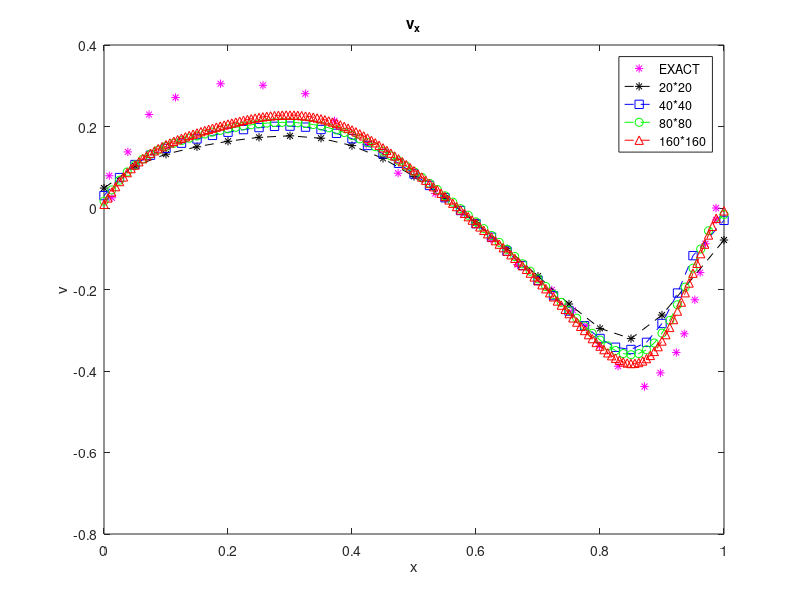

Write MATLAB code to recreate this figure.
u = [
-0.304183
-0.277567
-0.269962
-0.239544
-0.21673
-0.18251
-0.152091
-0.106464
-0.095057
-0.0494297
-0.00380228
-0.00380228
0.0418251
0.110266
0.155894
0.231939
0.323194
0.403042
0.490494
0.56654
0.676806
0.752852
0.855513
0.912548];

y = [
0.293344
0.376442
0.19805
0.447139
0.152628
0.505467
0.098954
0.58877
0.0576969
0.63465
0.0041336
0.69293
0.751211
0.776391
0.809775
0.834987
0.868561
0.893789
0.923197
0.94011
0.961315
0.965779
0.982803
0.995488];

x = [0.00854701
0.0128205
0.0384615
0.0726496
0.115385
0.188034
0.25641
0.324786
0.371795
0.423077
0.474359
0.534188
0.581197
0.623932
0.666667
0.722222
0.75641
0.777778
0.799145
0.82906
0.871795
0.897436
0.923077
0.935897
0.952991
0.961538
0.970085
0.987179
0.987179];

v = [0.0792023
0.0250534
0.13766
0.229469
0.271314
0.30495
0.301068
0.28052
0.214049
0.155929
0.0853098
0.0355591
-0.014245
-0.076567
-0.138889
-0.201157
-0.251015
-0.288426
-0.338337
-0.388212
-0.438034
-0.404594
-0.354487
-0.3086
-0.225196
-0.158494
-0.0876246
-0.0292201
-5.34188e-05];

%for 20*20 grid :

u_exact_20 = [-0.10338];
v_exact_20 = [0.19713];

x_20 = [ 0    0.0500    0.1000    0.1500    0.2000    0.2500    0.3000    0.3500    0.4000    0.4500    0.5000...
    0.5500    0.6000    0.6500    0.7000    0.7500    0.8000    0.8500    0.9000    1.0000];
y_20 = [ 0    0.0500    0.1000    0.1500    0.2000    0.2500    0.3000    0.3500    0.4000    0.4500    0.5000...
    0.5500    0.6000    0.6500    0.7000    0.7500    0.8000    0.8500    0.9000    1.0000 ];


u_20=  [   -0.0237   -0.0593   -0.0906   -0.1217   -0.1534   -0.1823   -0.2023   -0.2070   -0.1930   -0.1611   -0.1157...
   -0.0629   -0.0084    0.0432    0.0891    0.1276    0.1592    0.1966    0.3078    0.9579];
   
v_20 =[  
    0.0489
    0.1028
    0.1322
    0.1503
    0.1638
    0.1735
    0.1771
    0.1712
    0.1531
    0.1216
    0.0776
    0.0240
   -0.0361
   -0.0999
   -0.1672
   -0.2356
   -0.2954
   -0.3205
   -0.2627
   -0.0786];

 Error_u20 = abs(u_exact_20 -u_20(10))
 Error_v20 = abs(v_exact_20 -v_20(10))
 

%for 40*40 grid :
u_exact_40 = [-0.2107];
v_exact_40 = [0.27479];
x_40 = [ 0    0.0250    0.0500    0.0750    0.1000    0.1250    0.1500    0.1750    0.2000    0.2250    0.2500...
    0.2750    0.3000    0.3250    0.3500    0.3750    0.4000    0.4250    0.4500    0.4750    0.5000    0.5250...
    0.5500    0.5750    0.6000    0.6250    0.6500    0.6750    0.7000    0.7250    0.7500    0.7750    0.8000...
    0.8250    0.8500    0.8750    0.9000    0.9250    0.9500    1.0000];
y_40 = [ 0    0.0250    0.0500    0.0750    0.1000    0.1250    0.1500    0.1750    0.2000    0.2250    0.2500...
     0.2750    0.3000    0.3250    0.3500    0.3750    0.4000    0.4250    0.4500    0.4750    0.5000    0.5250...
    0.5500    0.5750    0.6000    0.6250    0.6500    0.6750    0.7000    0.7250    0.7500    0.7750    0.8000...
    0.8250    0.8500    0.8750    0.9000    0.9250    0.9500    1.0000];
u_40 = [-0.0126   -0.0338   -0.0528   -0.0707   -0.0884   -0.1065   -0.1252   -0.1447   -0.1644   -0.1837   -0.2015...
   -0.2166   -0.2281   -0.2349   -0.2363   -0.2320   -0.2221   -0.2068   -0.1870   -0.1636   -0.1374   -0.1093...
   -0.0802   -0.0506   -0.0211    0.0080    0.0361    0.0629    0.0883    0.1120    0.1339    0.1541    0.1727...
    0.1908    0.2113    0.2408    0.2932    0.3927    0.5703    0.9432];
v_40 = [  
    0.0304
    0.0746
    0.1067
    0.1296
    0.1463
    0.1590
    0.1694
    0.1782
    0.1859
    0.1924
    0.1974
    0.2004
    0.2009
    0.1984
    0.1926
    0.1832
    0.1701
    0.1534
    0.1331
    0.1097
    0.0836
    0.0553
    0.0252
   -0.0062
   -0.0385
   -0.0717
   -0.1058
   -0.1411
   -0.1776
   -0.2151
   -0.2528
   -0.2889
   -0.3202
   -0.3417
   -0.3472
   -0.3297
   -0.2834
   -0.2087
   -0.1169
   -0.0303];
Error_u40 = abs(u_exact_40 -u_40(20))
Error_v40 = abs(v_exact_40 -v_40(20))

%for 80*80 grid :
u_exact_80 = [-0.3060];
v_exact_80 = [0.2356];
x_80 = [ 0    0.0125    0.0250    0.0375    0.0500    0.0625    0.0750    0.0875    0.1000    0.1125    0.1250...
    0.1375    0.1500    0.1625    0.1750    0.1875    0.2000    0.2125    0.2250    0.2375    0.2500    0.2625...
    0.2750    0.2875    0.3000    0.3125    0.3250    0.3375    0.3500    0.3625    0.3750    0.3875    0.4000...
    0.4125    0.4250    0.4375    0.4500    0.4625    0.4750    0.4875    0.5000    0.5125    0.5250    0.5375...
    0.5500    0.5625    0.5750    0.5875    0.6000    0.6125    0.6250    0.6375    0.6500    0.6625    0.6750...
    0.6875    0.7000    0.7125    0.7250    0.7375    0.7500    0.7625    0.7750    0.7875    0.8000    0.8125...
    0.8250    0.8375    0.8500    0.8625    0.8750    0.8875    0.9000    0.9125    0.9250    0.9375    0.9500...
    0.9625    0.9750    1.0000];
y_80 = [ 0    0.0125    0.0250    0.0375    0.0500    0.0625    0.0750    0.0875    0.1000    0.1125    0.1250...
    0.1375    0.1500    0.1625    0.1750    0.1875    0.2000    0.2125    0.2250    0.2375    0.2500    0.2625...
    0.2750    0.2875    0.3000    0.3125    0.3250    0.3375    0.3500    0.3625    0.3750    0.3875    0.4000...
    0.4125    0.4250    0.4375    0.4500    0.4625    0.4750    0.4875    0.5000    0.5125    0.5250    0.5375...
    0.5500    0.5625    0.5750    0.5875    0.6000    0.6125    0.6250    0.6375    0.6500    0.6625    0.6750...
    0.6875    0.7000    0.7125    0.7250    0.7375    0.7500    0.7625    0.7750    0.7875    0.8000    0.8125...
    0.8250    0.8375    0.8500    0.8625    0.8750    0.8875    0.9000    0.9125    0.9250    0.9375    0.9500...
    0.9625    0.9750    1.0000];
u_80 = [-0.0069   -0.0191   -0.0305   -0.0412   -0.0514   -0.0612   -0.0707   -0.0802   -0.0897   -0.0992   -0.1089...
   -0.1187   -0.1288   -0.1390   -0.1493   -0.1597   -0.1701   -0.1804   -0.1904   -0.2000   -0.2090   -0.2174...
   -0.2249   -0.2314   -0.2368   -0.2410   -0.2438   -0.2452   -0.2452   -0.2436   -0.2405   -0.2360   -0.2300...
   -0.2227   -0.2142   -0.2044   -0.1937   -0.1820   -0.1695   -0.1564   -0.1427   -0.1286   -0.1142   -0.0995...
   -0.0846   -0.0697   -0.0547   -0.0397   -0.0248   -0.0100    0.0046    0.0190    0.0332    0.0471    0.0607...
    0.0739    0.0867    0.0992    0.1112    0.1228    0.1340    0.1447    0.1550    0.1649    0.1745    0.1839...
    0.1933    0.2030    0.2136    0.2258    0.2408    0.2604    0.2867    0.3230    0.3728    0.4404    0.5296...
    0.6425    0.7776    0.9271];
v_80 = [  
    0.0167
    0.0444
    0.0682
    0.0884
    0.1055
    0.1199
    0.1321
    0.1423
    0.1511
    0.1587
    0.1653
    0.1713
    0.1767
    0.1816
    0.1862
    0.1905
    0.1944
    0.1981
    0.2013
    0.2042
    0.2066
    0.2084
    0.2096
    0.2102
    0.2101
    0.2092
    0.2074
    0.2048
    0.2013
    0.1969
    0.1915
    0.1852
    0.1779
    0.1697
    0.1606
    0.1506
    0.1397
    0.1281
    0.1158
    0.1028
    0.0892
    0.0750
    0.0604
    0.0454
    0.0300
    0.0143
   -0.0016
   -0.0178
   -0.0341
   -0.0506
   -0.0674
   -0.0843
   -0.1015
   -0.1191
   -0.1369
   -0.1551
   -0.1738
   -0.1927
   -0.2121
   -0.2316
   -0.2512
   -0.2706
   -0.2896
   -0.3075
   -0.3240
   -0.3383
   -0.3497
   -0.3572
   -0.3600
   -0.3572
   -0.3478
   -0.3313
   -0.3072
   -0.2757
   -0.2375
   -0.1941
   -0.1476
   -0.1006
   -0.0559
   -0.0158];
Error_u80 = abs(u_exact_80 -u_80(40))
Error_v80 = abs(v_exact_80 -v_80(40))


%for 160*160 grid :
u_exact_160 = [0.02135];
v_exact_160 = [-0.11654];
x_160 = [0    0.0063    0.0125    0.0187    0.0250    0.0313    0.0375    0.0437    0.0500    0.0563    0.0625...
    0.0688    0.0750    0.0813    0.0875    0.0938    0.1000    0.1063    0.1125    0.1187    0.1250    0.1313...
    0.1375    0.1437    0.1500    0.1563    0.1625    0.1688    0.1750    0.1812    0.1875    0.1938    0.2000...
    0.2062    0.2125    0.2188    0.2250    0.2313    0.2375    0.2437    0.2500    0.2562    0.2625    0.2687...
    0.2750    0.2813    0.2875    0.2938    0.3000    0.3063    0.3125    0.3187    0.3250    0.3312    0.3375...
    0.3438    0.3500    0.3563    0.3625    0.3688    0.3750    0.3812    0.3875    0.3937    0.4000    0.4063...
    0.4125    0.4188    0.4250    0.4313    0.4375    0.4437    0.4500    0.4562    0.4625    0.4688    0.4750...
    0.4813    0.4875    0.4938    0.5000    0.5062    0.5125    0.5188    0.5250    0.5313    0.5375    0.5437...
    0.5500    0.5563    0.5625    0.5687    0.5750    0.5813    0.5875    0.5938    0.6000    0.6062    0.6125...
    0.6188    0.6250    0.6312    0.6375    0.6438    0.6500    0.6563    0.6625    0.6687    0.6750    0.6813...
    0.6875    0.6937    0.7000    0.7063    0.7125    0.7188    0.7250    0.7312    0.7375    0.7438    0.7500...
    0.7562    0.7625    0.7688    0.7750    0.7813    0.7875    0.7937    0.8000    0.8063    0.8125    0.8187...
    0.8250    0.8313    0.8375    0.8438    0.8500    0.8562    0.8625    0.8688    0.8750    0.8812    0.8875...
    0.8938    0.9000    0.9063    0.9125    0.9187    0.9250    0.9313    0.9375    0.9437    0.9500    0.9563...
    0.9625    0.9688    0.9750    0.9812    0.9875    1.0000];
y_160 = [0    0.0063    0.0125    0.0187    0.0250    0.0313    0.0375    0.0437    0.0500    0.0563    0.0625...
    0.0688    0.0750    0.0813    0.0875    0.0938    0.1000    0.1063    0.1125    0.1187    0.1250    0.1313...
    0.1375    0.1437    0.1500    0.1563    0.1625    0.1688    0.1750    0.1812    0.1875    0.1938    0.2000...
    0.2062    0.2125    0.2188    0.2250    0.2313    0.2375    0.2437    0.2500    0.2562    0.2625    0.2687...
    0.2750    0.2813    0.2875    0.2938    0.3000    0.3063    0.3125    0.3187    0.3250    0.3312    0.3375...
    0.3438    0.3500    0.3563    0.3625    0.3688    0.3750    0.3812    0.3875    0.3937    0.4000    0.4063...
    0.4125    0.4188    0.4250    0.4313    0.4375    0.4437    0.4500    0.4562    0.4625    0.4688    0.4750...
    0.4813    0.4875    0.4938    0.5000    0.5062    0.5125    0.5188    0.5250    0.5313    0.5375    0.5437...
    0.5500    0.5563    0.5625    0.5687    0.5750    0.5813    0.5875    0.5938    0.6000    0.6062    0.6125...
    0.6188    0.6250    0.6312    0.6375    0.6438    0.6500    0.6563    0.6625    0.6687    0.6750    0.6813...
    0.6875    0.6937    0.7000    0.7063    0.7125    0.7188    0.7250    0.7312    0.7375    0.7438    0.7500...
    0.7562    0.7625    0.7688    0.7750    0.7813    0.7875    0.7937    0.8000    0.8063    0.8125    0.8187...
    0.8250    0.8313    0.8375    0.8438    0.8500    0.8562    0.8625    0.8688    0.8750    0.8812    0.8875...
    0.8938    0.9000    0.9063    0.9125    0.9187    0.9250    0.9313    0.9375    0.9437    0.9500    0.9563...
    0.9625    0.9688    0.9750    0.9812    0.9875    1.0000];
u_160 = [-0.0033   -0.0093   -0.0151   -0.0206   -0.0261   -0.0313   -0.0365   -0.0415   -0.0465   -0.0514   -0.0563...
   -0.0612   -0.0660   -0.0709   -0.0758   -0.0808   -0.0858   -0.0909   -0.0960   -0.1013   -0.1066   -0.1120...
   -0.1176   -0.1232   -0.1289   -0.1347   -0.1406   -0.1466   -0.1526   -0.1587   -0.1648   -0.1710   -0.1771...
   -0.1833   -0.1894   -0.1955   -0.2015   -0.2074   -0.2132   -0.2188   -0.2243   -0.2295   -0.2345   -0.2393...
   -0.2437   -0.2479   -0.2517   -0.2552   -0.2583   -0.2610   -0.2633   -0.2652   -0.2667   -0.2677   -0.2682...
   -0.2683   -0.2680   -0.2672   -0.2659   -0.2641   -0.2620   -0.2594   -0.2563   -0.2529   -0.2490   -0.2448...
   -0.2402   -0.2353   -0.2301   -0.2245   -0.2187   -0.2126   -0.2063   -0.1998   -0.1931   -0.1862   -0.1792...
   -0.1720   -0.1647   -0.1573   -0.1498   -0.1422   -0.1346   -0.1269   -0.1191   -0.1114   -0.1035   -0.0957...
   -0.0879   -0.0800   -0.0722   -0.0643   -0.0565   -0.0486   -0.0408   -0.0330   -0.0252   -0.0174   -0.0096...
   -0.0019    0.0059    0.0135    0.0212    0.0287    0.0363    0.0438    0.0512    0.0585    0.0658    0.0731...
    0.0802    0.0873    0.0942    0.1011    0.1079    0.1146    0.1211    0.1276    0.1339    0.1402    0.1463...
    0.1523    0.1581    0.1638    0.1694    0.1749    0.1802    0.1854    0.1905    0.1955    0.2004    0.2052...
    0.2100    0.2148    0.2196    0.2245    0.2296    0.2349    0.2406    0.2469    0.2539    0.2618    0.2709...
    0.2815    0.2940    0.3087    0.3261    0.3467    0.3711    0.3997    0.4331    0.4718    0.5161    0.5662...
    0.6221    0.6836    0.7500    0.8203    0.8929    0.9660];
v_160 = [
    0.0091
    0.0247
    0.0391
    0.0525
    0.0649
    0.0763
    0.0869
    0.0966
    0.1055
    0.1136
    0.1211
    0.1281
    0.1344
    0.1403
    0.1457
    0.1507
    0.1553
    0.1597
    0.1637
    0.1676
    0.1712
    0.1747
    0.1780
    0.1812
    0.1843
    0.1873
    0.1902
    0.1930
    0.1958
    0.1985
    0.2011
    0.2036
    0.2061
    0.2085
    0.2108
    0.2130
    0.2151
    0.2171
    0.2190
    0.2207
    0.2223
    0.2237
    0.2249
    0.2260
    0.2269
    0.2275
    0.2280
    0.2282
    0.2282
    0.2280
    0.2275
    0.2267
    0.2257
    0.2244
    0.2229
    0.2210
    0.2189
    0.2165
    0.2138
    0.2108
    0.2075
    0.2040
    0.2001
    0.1960
    0.1917
    0.1870
    0.1821
    0.1770
    0.1716
    0.1659
    0.1601
    0.1540
    0.1477
    0.1412
    0.1346
    0.1277
    0.1207
    0.1136
    0.1063
    0.0989
    0.0914
    0.0837
    0.0760
    0.0682
    0.0603
    0.0523
    0.0443
    0.0362
    0.0281
    0.0199
    0.0117
    0.0035
   -0.0048
   -0.0130
   -0.0213
   -0.0297
   -0.0380
   -0.0464
   -0.0547
   -0.0632
   -0.0716
   -0.0801
   -0.0887
   -0.0973
   -0.1059
   -0.1147
   -0.1235
   -0.1324
   -0.1415
   -0.1506
   -0.1598
   -0.1692
   -0.1787
   -0.1883
   -0.1981
   -0.2080
   -0.2180
   -0.2282
   -0.2384
   -0.2488
   -0.2592
   -0.2696
   -0.2800
   -0.2904
   -0.3006
   -0.3107
   -0.3205
   -0.3300
   -0.3390
   -0.3475
   -0.3554
   -0.3625
   -0.3687
   -0.3738
   -0.3778
   -0.3804
   -0.3817
   -0.3813
   -0.3792
   -0.3754
   -0.3696
   -0.3618
   -0.3520
   -0.3402
   -0.3264
   -0.3107
   -0.2931
   -0.2738
   -0.2530
   -0.2309
   -0.2079
   -0.1841
   -0.1600
   -0.1358
   -0.1120
   -0.0887
   -0.0663
   -0.0451
   -0.0253
   -0.0071];
Error_u160 = abs(u_exact_160 -u_160(80))
Error_v160 = abs(v_exact_160 -v_160(80))

% figure(4)
% plot(u,y,'*m')
% hold on
% plot(u_20,y_20,'--*k')
% hold on
% plot(u_40,y_40,'--sb')
% hold on
% plot(u_80,y_80,'--og')
% hold on 
% plot(u_160,y_160,'--^r')
% title('u_y')
% xlabel('u')
% ylabel('y')
% legend('EXACT','20*20','40*40','80*80','160*160')

figure(5)
plot(x,v,'*m')
hold on
plot(x_20,v_20,'--*k')
hold on
plot(x_40,v_40,'--sb')
hold on
plot(x_80,v_80,'--og')
hold on 
plot(x_160,v_160,'--^r')
title('v_x')
xlabel('x')
ylabel('v')
legend('EXACT','20*20','40*40','80*80','160*160')

 